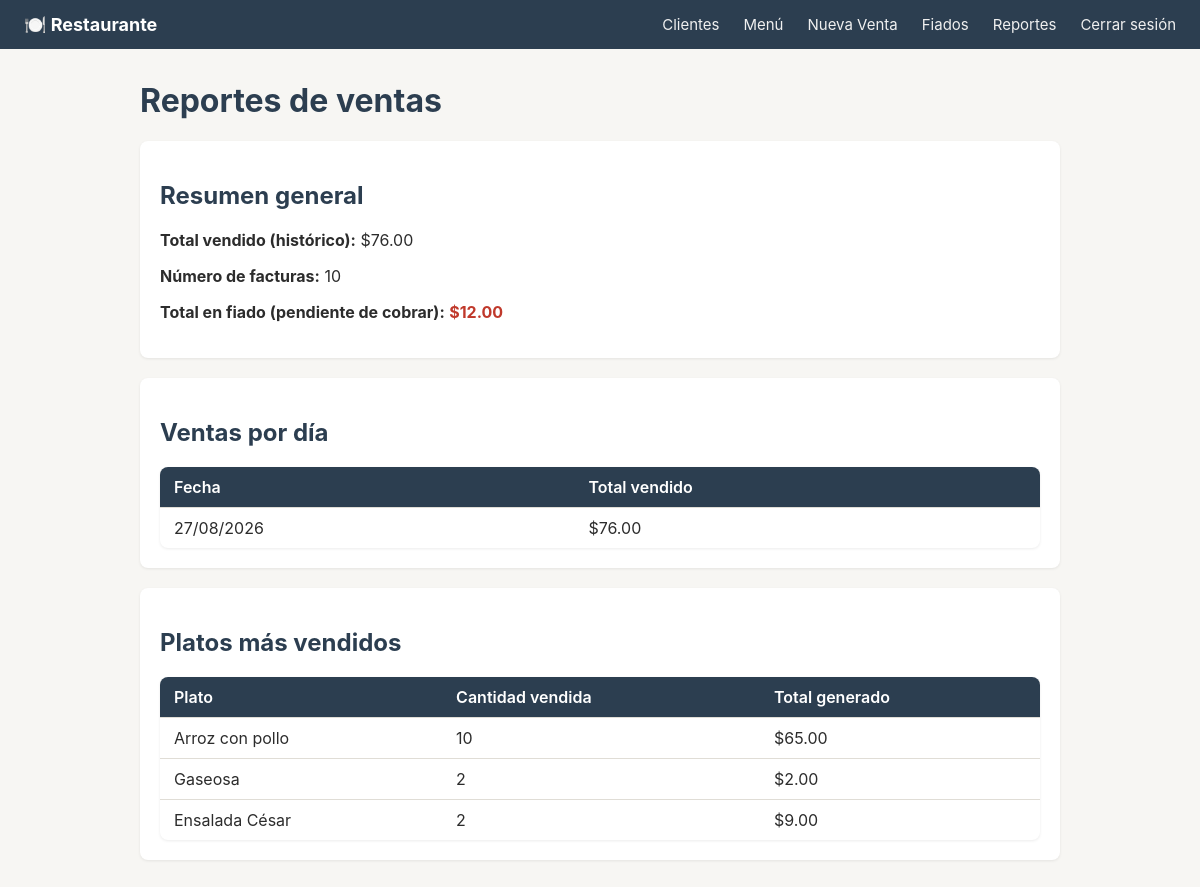
The app's page /reportes (signed in) with its own data.
### models.py (models this page shows, shortened)
class Comida(db.Model):
    __tablename__ = "comidas"
    id = db.Column(db.Integer, primary_key=True)
    nombre = db.Column(db.String(120), nullable=False)
    descripcion = db.Column(db.String(250))
    categoria = db.Column(db.String(50))          # ej: plato_fuerte, bebida, postre
    precio_actual = db.Column(db.Numeric(10, 2), nullable=False)
    disponible = db.Column(db.Boolean, default=True)

### app.py (the view)
@app.route("/reportes")
@login_requerido
def ver_reportes():
    return render_template(
        "reportes.html",
        resumen=reportes.resumen_general(),
        ventas_dia=reportes.ventas_por_dia(),
        platos=reportes.platos_mas_vendidos(),
    )

### utils/auth.py (called while the page is built)
def login_requerido(f):
    @wraps(f)
    def decorada(*args, **kwargs):
        if not session.get("logueado"):
            flash("Debes iniciar sesión para continuar.", "danger")
            return redirect(url_for("login", next=request.path))
        return f(*args, **kwargs)
    return decorada

### utils/reportes.py (called while the page is built)
def _facturas_a_dataframe():
    facturas = Factura.query.all()
    data = [{
        "id": f.id,
        "fecha": f.fecha,
        "total": float(f.total),
        "estado": f.estado,
        "cliente": f.cliente.nombre,
    } for f in facturas]
    return pd.DataFrame(data)

def ventas_por_dia():
    df = _facturas_a_dataframe()
    if df.empty:
        return []
    df["dia"] = df["fecha"].dt.date
    resumen = df.groupby("dia")["total"].sum().reset_index()
    resumen = resumen.sort_values("dia", ascending=False)
    return [
        {"fecha": row.dia.strftime("%d/%m/%Y"), "total": round(row.total, 2)}
        for row in resumen.itertuples()
    ]

def platos_mas_vendidos(limite=10):
    detalles = (
        db.session.query(
            Comida.nombre,
            db.func.sum(DetalleFactura.cantidad).label("cantidad"),
            db.func.sum(DetalleFactura.subtotal).label("total"),
        )
        .join(Comida, Comida.id == DetalleFactura.comida_id)
        .group_by(Comida.id)
        .order_by(db.desc("cantidad"))
        .limit(limite)
        .all()
    )
    return [
        {"nombre": d.nombre, "cantidad": int(d.cantidad), "total": round(float(d.total), 2)}
        for d in detalles
    ]

def resumen_general():
    df = _facturas_a_dataframe()
    if df.empty:
        return {"total_vendido": 0, "num_facturas": 0, "total_fiado": 0}
    total_vendido = df["total"].sum()
    num_facturas = len(df)
    total_fiado = df[df["estado"].isin(["fiado", "abonada"])]["total"].sum()
    return {
        "total_vendido": round(total_vendido, 2),
        "num_facturas": num_facturas,
        "total_fiado": round(total_fiado, 2),
    }

### templates/reportes.html (shortened to what this page needs)
{% extends "base.html" %}
{% block content %}
    <h1>Reportes de ventas</h1>
    <div class="card">
        <h2>Resumen general</h2>
        <p><b>Total vendido (histórico):</b> ${{ "%.2f"|format(resumen.total_vendido) }}</p>
        <p><b>Número de facturas:</b> {{ resumen.num_facturas }}</p>
        <p><b>Total en fiado (pendiente de cobrar):</b>
            <span class="saldo-negativo">${{ "%.2f"|format(resumen.total_fiado) }}</span>
        </p>
    </div>
    <div class="card">
        <h2>Ventas por día</h2>
        {% if ventas_dia %}
        <table>
            <tr><th>Fecha</th><th>Total vendido</th></tr>
            {% for v in ventas_dia %}
            <tr><td>{{ v.fecha }}</td><td>${{ "%.2f"|format(v.total) }}</td></tr>
            {% endfor %}
        </table>
        {% else %}
        <p>Aún no hay ventas registradas.</p>
        {% endif %}
    </div>
    <div class="card">
        <h2>Platos más vendidos</h2>
        {% if platos %}
        <table>
            <tr><th>Plato</th><th>Cantidad vendida</th><th>Total generado</th></tr>
            {% for p in platos %}
            <tr><td>{{ p.nombre }}</td><td>{{ p.cantidad }}</td><td>${{ "%.2f"|format(p.total) }}</td></tr>
            {% endfor %}
        </table>
        {% else %}
        <p>Aún no hay ventas registradas.</p>
        {% endif %}
    </div>
{% endblock %}

### static/css/style.css (style rules this page uses)
:root { --primario: #2c3e50; --acento: #e67e22; --exito: #27ae60; --peligro: #c0392b; --fondo: #f7f6f3; --texto: #2c2c2c; --borde: #e0ddd6; }
* { box-sizing: border-box; }
body { font-family: -apple-system, "Segoe UI", Roboto, sans-serif; background: var(--fondo); color: var(--texto); margin: 0; }
h1, h2, h3 { color: var(--primario); }
table { width: 100%; border-collapse: collapse; background: #fff; border-radius: 8px; overflow: hidden; box-shadow: 0 1px 3px rgba(0,0,0,0.08); }
th, td { padding: 10px 14px; text-align: left; border-bottom: 1px solid var(--borde); }
th { background: var(--primario); color: #fff; font-weight: 600; }
tr:last-child td { border-bottom: none; }
.card { background: #fff; border-radius: 8px; padding: 20px; margin-bottom: 20px; box-shadow: 0 1px 3px rgba(0,0,0,0.08); }
.saldo-negativo { color: var(--peligro); font-weight: 700; }

### records on screen
Comida: nombre "Arroz con pollo", cantidad "10", total "65.00"
Comida: nombre "Gaseosa", cantidad "2", total "2.00"
Comida: nombre "Ensalada César", cantidad "2", total "9.00"

### other values on screen
{{ "%.2f"|format(resumen.total_vendido) }} "76.00"
{{ resumen.num_facturas }} "10"
{{ "%.2f"|format(resumen.total_fiado) }} "12.00"
{{ v.fecha }} "27/08/2026"
{{ "%.2f"|format(v.total) }} "76.00"
